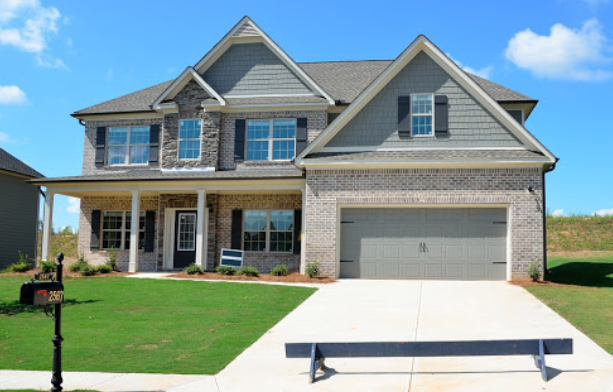
#> input picture img_processing/zip.png, 613 x 392 px
$ jupyter execute img_proc2_practice.ipynb   (shell and % lines are left out)
#> lines starting #> are read from the running program, lines starting #| are printed output that depends on the picture
[cell 1]
from google.colab import drive
drive.mount('/content/drive')

[cell 2]
import cv2
import numpy as np
from google.colab.patches import cv2_imshow

[cell 3]
%cd /content/drive/MyDrive/'Colab Notebooks'/3DDP/Ch3/

img = cv2.imread('zip.png', 1)
#> img is the input picture: shape (392, 613, 3); mean B, G, R 160, 156.8, 132
cv2_imshow(img)

Geometic Transform

Translation

[cell 4]
trans_x = 10
trans_y = 40

img_trans = img.copy() * 0.0
#> img_trans: shape (392, 613, 3) float64; every value is 0

h, w, ch = img.shape
#> h = 392; w = 613; ch = 3

# set the basis image: original image
for v in range(h):
  for u in range(w):
    target_u = u + trans_x
    target_v = v + trans_y
    if target_u >= 0 and target_u < w and target_v >= 0 and target_v < h:
      img_trans[target_v, target_u, :] = img[v, u, :]
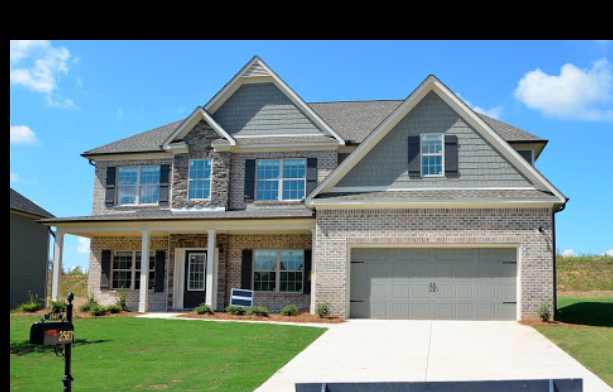
#> img_trans: shape (392, 613, 3) float64; mean B, G, R 138.6, 133.7, 110.3


cv2_imshow(img_trans)

Scaling

Forward transform

[cell 5]
scale = 1.5

img_scale1 = img.copy() * 0.0

h, w, ch = img.shape

# scale center: (0,0)
# set the basis image: original image
for v in range(h):
  for u in range(w):
    target_u = int(u * scale)
    target_v = int(v * scale)
    if target_u >= 0 and target_u < w and target_v >= 0 and target_v < h:
      img_scale1[target_v, target_u, :] = img[v, u, :]
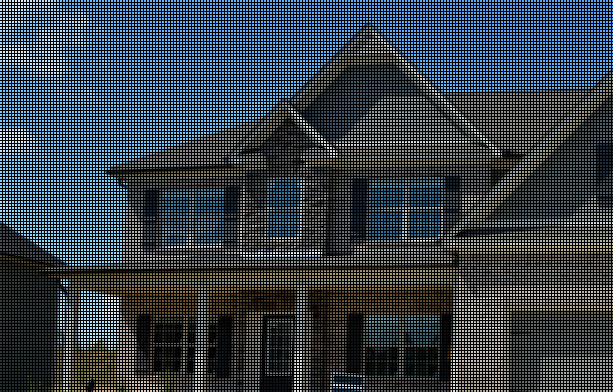
#> img_scale1: shape (392, 613, 3) float64; mean B, G, R 70.9, 62.7, 49.8

cv2_imshow(img_scale1)

Scale Mission 1. Transform center = image center

[cell 6]
scale = 1.5

img_scale1 = img.copy() * 0.0


# code here

cv2_imshow(img_scale1)

Scale Mission 2. Inverse Transform

[cell 7]
scale = 1.5

img_scale1 = img.copy() * 0.0


# code here

cv2_imshow(img_scale1)

Rotation: Forward - Center

[cell 8]
deg = 10 * np.pi / 180.0

img_rot_f = img.copy() * 0.0

h, w, ch = img.shape
vv = int(h/2)
#> vv = 196
uu = int(w/2)
#> uu = 306

# scale center: (0,0)
# set the basis image: original image
for v in range(h):
  for u in range(w):
    target_u = int((u-uu) * np.cos(deg) - (v-vv) * np.sin(deg) + uu)
    target_v = int((u-uu) * np.sin(deg) + (v-vv) * np.cos(deg) + vv)
    if target_u >= 0 and target_u < w and target_v >= 0 and target_v < h:
      img_rot_f[target_v, target_u, :] = img[v, u, :]
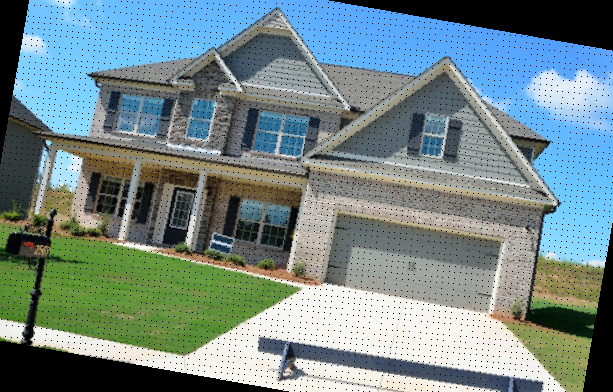
#> img_rot_f: shape (392, 613, 3) float64; mean B, G, R 138.4, 137, 115.8

cv2_imshow(img_rot_f)
